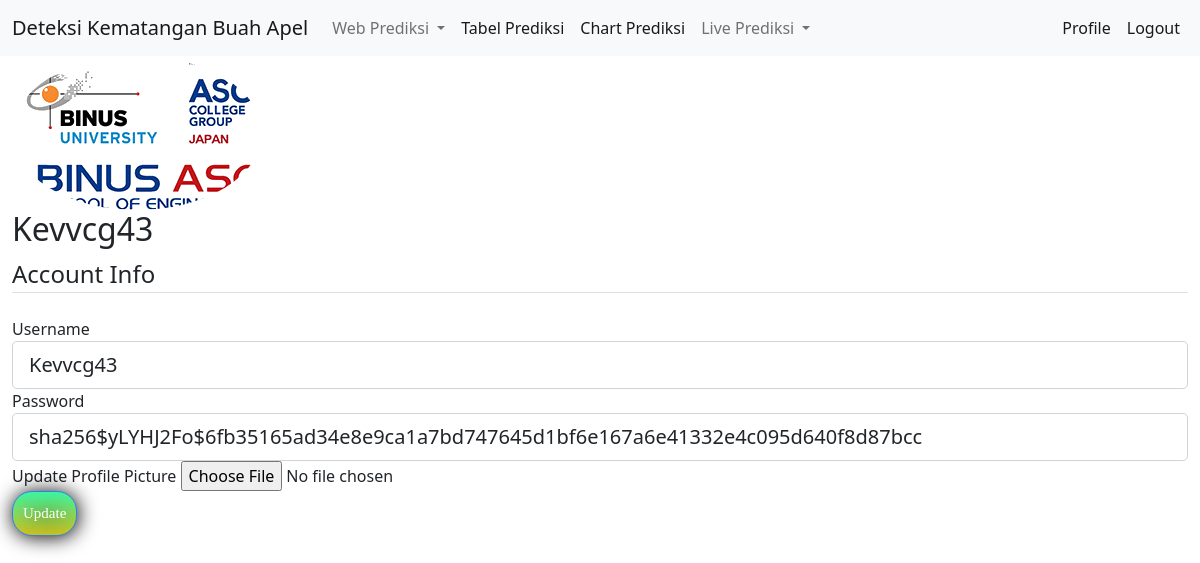
Page /account (signed in) on the committed database.
### website/models.py (models this page shows, shortened)
class User(db.Model, UserMixin):
    id = db.Column(db.Integer, primary_key=True)
    username = db.Column(db.String(50), unique=True)
    password = db.Column(db.String(50))
    first_name = db.Column(db.String(50))
    image_file= db.Column(db.String(20), nullable=True, default='default')

### website/views.py (the view)
@views.route('/account', methods=['GET','POST'])
@login_required
def account():
    form = UpdateAccountForm()
    if form.validate_on_submit():
        if form.picture.data:
            picture_file = save_picture(form.picture.data)
            current_user.image_file = picture_file
        current_user.username = form.username.data
        current_user.password = form.password.data
        db.session.commit()
        flash('Your account has been updated!', 'success')
        return redirect(url_for('account'))
    elif request.method == 'GET':
        form.username.data = current_user.username
        form.password.data = current_user.password
    image_file = url_for('static', filename='images/binusaso.png')
    return render_template('profile.html', title='Account',
                           image_file=image_file, form=form)

### website/forms.py (shortened to what this page needs)
class UpdateAccountForm(FlaskForm):
    username = StringField('Username',
                        validators=[DataRequired(), Length(min=5, max=50)])
    password = StringField('Password',
                           validators=[DataRequired(), Length(min=2, max=20)])
    picture = FileField('Update Profile Picture', validators=[FileAllowed(['jpg', 'png'])])
    submit = SubmitField('Update')

### website/__init__.py (called while the page is built)
def create_app():
    app = Flask(__name__)
    app.config['SECRET_KEY'] = 'hjshjhdjah kjshkjdhjs'
    app.config['SQLALCHEMY_DATABASE_URI'] = f'sqlite:///{DB_NAME}'
    db.init_app(app)
    from .views import views
    from .auth import auth
    app.register_blueprint(views, url_prefix='/')
    app.register_blueprint(auth, url_prefix='/')
    from .models import User,Predict
    create_database(app)
    login_manager = LoginManager()
    login_manager.login_view = 'auth.login'
    login_manager.init_app(app)
    @login_manager.user_loader
    def load_user(id):
        return User.query.get(int(id))
    return app

### website/templates/profile.html (shortened to what this page needs)
{%extends "base3.html"%}
{%block content%}
<div class="content-section">
    <div class="media">
      <img class="rounded-circle account-img" src="{{ image_file }}">
      <div class="media-body">
        <h2 class="account-heading">{{ current_user.username }}</h2>
      </div>
    </div>
      <form method="POST" action="" enctype="multipart/form-data">
          <fieldset class="form-group">
              <legend class="border-bottom mb-4">Account Info</legend>
              <div class="form-group">
                  {{ form.username.label(class="form-control-label") }}
                  {% if form.username.errors %}
                      {{ form.username(class="form-control form-control-lg is-invalid") }}
                      <div class="invalid-feedback">
                          {% for error in form.email.errors %}
                              <span>{{ error }}</span>
                          {% endfor %}
                      </div>
                  {% else %}
                      {{ form.username(class="form-control form-control-lg") }}
                  {% endif %}
              </div>
              <div class="form-group">
                  {{ form.password.label(class="form-control-label") }}
                  {% if form.password.errors %}
                      {{ form.password(class="form-control form-control-lg is-invalid") }}
                      <div class="invalid-feedback">
                          {% for error in form.password.errors %}
                              <span>{{ error }}</span>
                          {% endfor %}
                      </div>
                  {% else %}
                      {{ form.password(class="form-control form-control-lg") }}
                  {% endif %}
              </div>
              <div class="form-group">
                  {{ form.picture.label() }}
                  {{ form.picture(class="form-control-file") }}
              </div>
          </fieldset>
          <div class="form-group">
              {{ form.submit(class="btn btn-outline-info") }}
          </div>
      </form>
  </div>
{%endblock%}

### website/static/styles/rome.css (style rules this page uses)
.btn { background: #3DF6A3; background-image: -webkit-linear-gradient(top, #3DF6A3, #D0C31E); background-image: -moz-linear-gradient(top, #3DF6A3, #D0C31E); background-image: -ms-linear-gradient(top, #3DF6A3, #D0C31E); background-image: -o-linear-gradient(top, #3DF6A3, #D0C31E); background-image: linear-gradient(to bottom, #3DF6A3, #D0C31E); -webkit-border-radius: 20px; -moz-border-radius: 20px; border-radius: 20px; color: #FFFFFF; font-family: Verdana; font-size: 15px; font-weight: 100; padding: 10px; box-shadow: 1px 1px 20px 0px #000000; -webkit-box-shadow: 1px 1px 20px 0px #000000; -moz-box-shadow: 1px 1px 20px 0px #000000; text-shadow: 1px 1px 20px #000000; border: solid #337FED 1px; text-decoration: none; display: inline-block; cursor: pointer; text-align: center; }

### rows in the picture
User: username "Kevvcg43", password "sha256$yLYHJ2Fo$6fb35165ad34e8e9ca1a7bd747645d1bf6e167a6e41332e4c095d640f8d87bcc"
